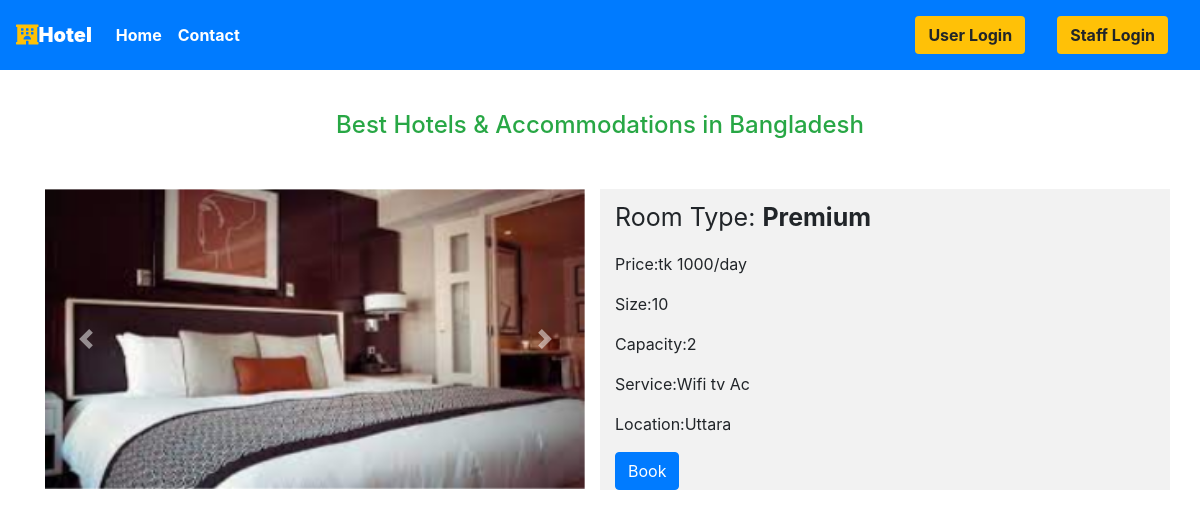
Screenshot of /21 with the database file from the repository.
### main/models.py (models this page shows, shortened)
class Room(models.Model):
    ROOM_STATUS = (
    ("1", "available"),
    ("2", "not available"),
    )
    ROOM_TYPE = (
    ("1", "Premium"),
    ("2", "Deluxe"),
    ("3","Economi"),
    )
    id = models.AutoField(primary_key=True)
    room_type = models.CharField(max_length=50,choices = ROOM_TYPE)
    capacity = models.IntegerField()
    price = models.IntegerField()
    size = models.IntegerField()
    hotel = models.ForeignKey(Hotel, on_delete = models.CASCADE)
    status = models.CharField(choices =ROOM_STATUS,max_length = 15)
    roomnumber = models.IntegerField()
    photo=models.ImageField(upload_to='room/', null=True, blank=True)
    Services=models.CharField(max_length=30,null=True)

class Hotel(models.Model):
    id = models.AutoField(primary_key=True)
    name = models.CharField(max_length=30,null=True)
    owner = models.ForeignKey(CustomUser, blank=True, null=True, on_delete=models.CASCADE)
    location = models.CharField(max_length=50)
    state = models.CharField(max_length=50,null=True)
    country = models.CharField(max_length=50,null=True)
    photo=models.ImageField(upload_to='hotel/', null=True, blank=True)

### main/views.py (the view)
# urls.py: path('<int:pk>', views.room_details,name="room_details"),
def room_details(request, pk):
    data=Room.objects.get(pk=pk)
    return render(request, 'room_details.html',{'data':data})

### main/templatetags/app_tags.py (called while the page is built)
@register.filter(name='has_group')
def has_group(user, group_name):
    group = Group.objects.get(name=group_name)
    return True if group in user.groups.all() else False

### templates/room_details.html (shortened to what this page needs)
{% extends 'basic.html' %}
{% load static %}
{% block body %}
    <head>
        <link rel="stylesheet" href="/static/boot/css/bootstrap.min.css" type="text/css">
    </head>
   <body>
    <h4 style="text-align: center; color: #28a745!important;  padding: 41px 0px;">Best Hotels & Accommodations in Bangladesh</h4>
    <div class="container">
        <div class="row">
          <div class="col">
            <div id="carouselExampleControls" class="carousel slide" data-ride="carousel">
                <div class="carousel-inner">
                  <div class="carousel-item active">
                    <img style=" height: 300px;  width: 845px;" class="d-block w-100" src="{{data.photo.url}}" alt="First slide">
                  </div>
                </div>
                <a class="carousel-control-prev" href="#carouselExampleControls" role="button" data-slide="prev">
                  <span class="carousel-control-prev-icon" aria-hidden="true"></span>
                </a>
                <a class="carousel-control-next" href="#carouselExampleControls" role="button" data-slide="next">
                  <span class="carousel-control-next-icon" aria-hidden="true"></span>
                </a>
              </div>
          </div>
          <div class="col" style="    background: rgb(242, 242, 242);">
            <p style="font-size: 25px; padding-top: 10px;">Room Type: <b>{{data.get_room_type_display }} </b></p>
            <p>Price:tk {{data.price}}/day</p>
            <p>Size:{{data.size}}</p>
            <p>Capacity:{{data.capacity }}</p>
            <p>Service:{{data.Services}}</p>
            <p>Location:{{data.hotel.location}}</p>
            <button type="button" class="btn btn-primary"> <a href="{% url 'homepage' %}" style="color: #fff; text-decoration: none;">  Book</a></button>
          </div>
        </div>
      </div>
        {% endblock body %}

### templates/basic.html (style rules this page uses)
a { text-decoration: none; }

### rows the page displays
Room: photo (picture), room_type "Premium", price "1000", size "10", capacity "2", Services "Wifi tv Ac", hotel.location "Uttara"
